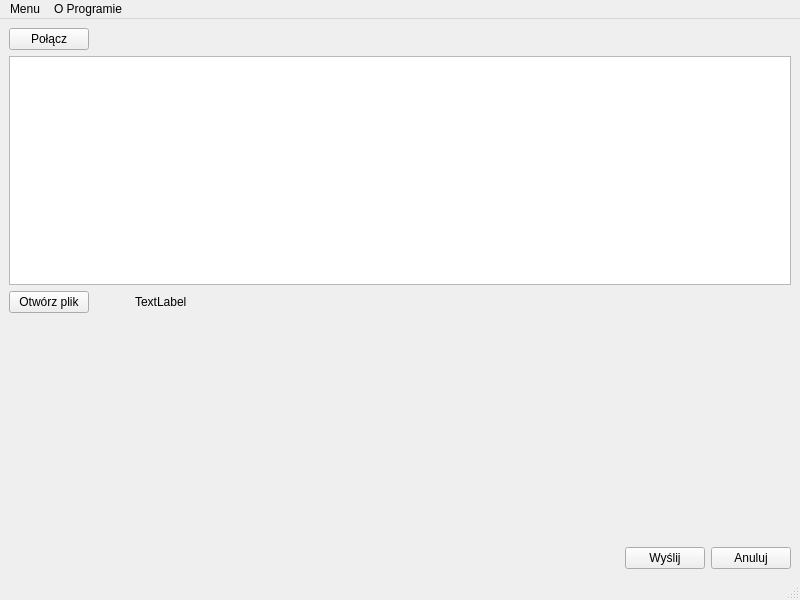
<?xml version="1.0" encoding="UTF-8"?>
<ui version="4.0">
 <class>MainWindow</class>
 <widget class="QMainWindow" name="MainWindow">
  <property name="geometry">
   <rect>
    <x>0</x>
    <y>0</y>
    <width>800</width>
    <height>600</height>
   </rect>
  </property>
  <property name="sizePolicy">
   <sizepolicy hsizetype="Expanding" vsizetype="Expanding">
    <horstretch>0</horstretch>
    <verstretch>0</verstretch>
   </sizepolicy>
  </property>
  <property name="windowTitle">
   <string>MainWindow</string>
  </property>
  <widget class="QWidget" name="centralwidget">
   <layout class="QVBoxLayout" name="verticalLayout">
    <item>
     <layout class="QHBoxLayout" name="horizontalLayout">
      <item>
       <widget class="QPushButton" name="portOpenButton">
        <property name="text">
         <string>Połącz</string>
        </property>
       </widget>
      </item>
      <item>
       <spacer name="horizontalSpacer">
        <property name="orientation">
         <enum>Qt::Horizontal</enum>
        </property>
        <property name="sizeHint" stdset="0">
         <size>
          <width>40</width>
          <height>20</height>
         </size>
        </property>
       </spacer>
      </item>
     </layout>
    </item>
    <item>
     <widget class="QTextBrowser" name="fileContentBrowser">
      <property name="sizePolicy">
       <sizepolicy hsizetype="Expanding" vsizetype="MinimumExpanding">
        <horstretch>0</horstretch>
        <verstretch>0</verstretch>
       </sizepolicy>
      </property>
     </widget>
    </item>
    <item>
     <layout class="QHBoxLayout" name="horizontalLayout_2">
      <item>
       <widget class="QPushButton" name="fileOpenButton">
        <property name="text">
         <string>Otwórz plik</string>
        </property>
       </widget>
      </item>
      <item>
       <spacer name="horizontalSpacer_3">
        <property name="orientation">
         <enum>Qt::Horizontal</enum>
        </property>
        <property name="sizeType">
         <enum>QSizePolicy::Minimum</enum>
        </property>
        <property name="sizeHint" stdset="0">
         <size>
          <width>40</width>
          <height>20</height>
         </size>
        </property>
       </spacer>
      </item>
      <item>
       <widget class="QLabel" name="fileNameLabel">
        <property name="text">
         <string>TextLabel</string>
        </property>
       </widget>
      </item>
      <item>
       <spacer name="horizontalSpacer_2">
        <property name="orientation">
         <enum>Qt::Horizontal</enum>
        </property>
        <property name="sizeHint" stdset="0">
         <size>
          <width>40</width>
          <height>20</height>
         </size>
        </property>
       </spacer>
      </item>
     </layout>
    </item>
    <item>
     <spacer name="verticalSpacer">
      <property name="orientation">
       <enum>Qt::Vertical</enum>
      </property>
      <property name="sizeType">
       <enum>QSizePolicy::Expanding</enum>
      </property>
      <property name="sizeHint" stdset="0">
       <size>
        <width>20</width>
        <height>40</height>
       </size>
      </property>
     </spacer>
    </item>
    <item>
     <layout class="QHBoxLayout" name="horizontalLayout_3">
      <item>
       <spacer name="horizontalSpacer_4">
        <property name="orientation">
         <enum>Qt::Horizontal</enum>
        </property>
        <property name="sizeHint" stdset="0">
         <size>
          <width>40</width>
          <height>20</height>
         </size>
        </property>
       </spacer>
      </item>
      <item>
       <widget class="QPushButton" name="sendButton">
        <property name="text">
         <string>Wyślij</string>
        </property>
       </widget>
      </item>
      <item>
       <widget class="QPushButton" name="cancelButton">
        <property name="text">
         <string>Anuluj</string>
        </property>
       </widget>
      </item>
     </layout>
    </item>
   </layout>
  </widget>
  <widget class="QMenuBar" name="menubar">
   <property name="geometry">
    <rect>
     <x>0</x>
     <y>0</y>
     <width>800</width>
     <height>20</height>
    </rect>
   </property>
   <widget class="QMenu" name="menuMenu">
    <property name="title">
     <string>Menu</string>
    </property>
    <addaction name="actionUstawienia_portu"/>
   </widget>
   <widget class="QMenu" name="menuO_Programie">
    <property name="title">
     <string>O Programie</string>
    </property>
    <addaction name="actionInformacje"/>
    <addaction name="actionAbout_Qt"/>
   </widget>
   <addaction name="menuMenu"/>
   <addaction name="menuO_Programie"/>
  </widget>
  <widget class="QStatusBar" name="statusbar"/>
  <action name="actionUstawienia_portu">
   <property name="text">
    <string>Ustawienia portu</string>
   </property>
  </action>
  <action name="actionInformacje">
   <property name="text">
    <string>Informacje</string>
   </property>
  </action>
  <action name="actionAbout_Qt">
   <property name="text">
    <string>About Qt</string>
   </property>
  </action>
 </widget>
 <resources/>
 <connections/>
</ui>
